Frame 1 (no input): blank canvas, image omitted
Frame 60 (the mouse pressed at the canvas centre just before this capture): blank canvas, image omitted
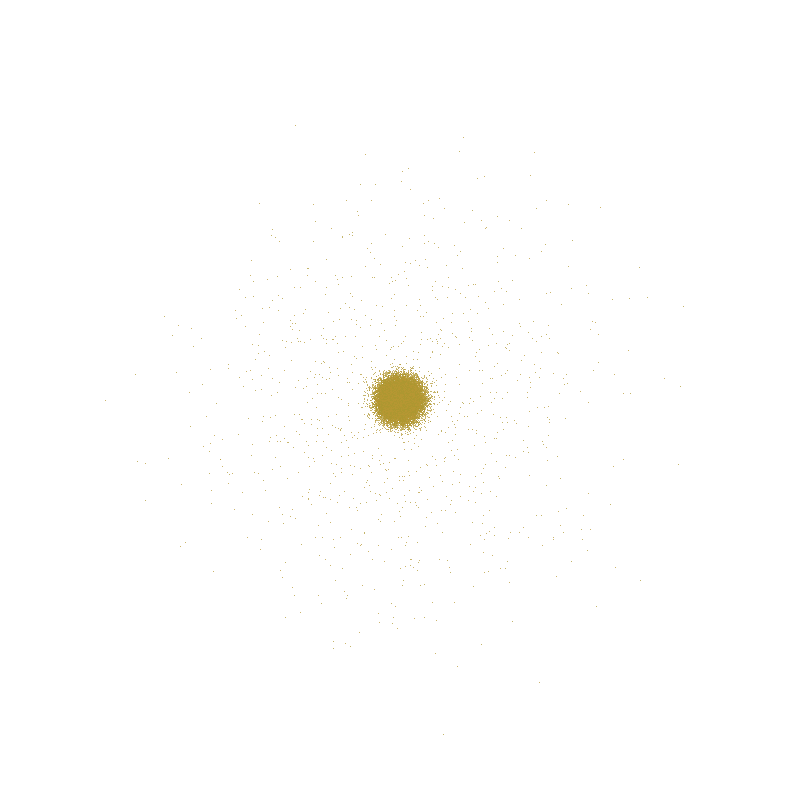
Frame 120 (the mouse held since frame 60 and released just before this capture)

The Processing sketch whose frames 1 and 60 were blank and that drew this single picture after the mouse press (run headless with seeded random() and noise(); from frame 60 on, the mouse is pressed at the canvas centre):

// Processing sketch: Day_055
// ── Day_055.pde
int batchSandCount = 600;
float sandRange = 10;

final color SAND_COLOR_1 = #AC9730;
final color SAND_COLOR_2 = #B79733;


void setup() {
  size(800, 800);
  background(255);
}


void draw() {
  if (!mousePressed) {
    return;
  }

  float mouseXSpeed = abs(mouseX - pmouseX);
  float mouseYSpeed = abs(mouseY - pmouseY);
  float mouseSpeed = max(mouseXSpeed, mouseYSpeed);
  mouseSpeed = constrain(mouseSpeed, 0, 100);
  sandRange = map(mouseSpeed, 0, 100, 10, 100);
  batchSandCount = int(map(mouseSpeed, 0, 100, 600, 1000));

  for (int i = 0; i < batchSandCount; i++) {
    float posx = randomGaussian() * sandRange;
    float posy = randomGaussian() * sandRange;

    if (random(1) < 0.5) {
      stroke(SAND_COLOR_1);
    } else {
      stroke(SAND_COLOR_2);  
    }
    point(mouseX + posx, mouseY + posy);
  }
}

void keyPressed() {
  if (key == 'c') {
    background(255);
  }
}
